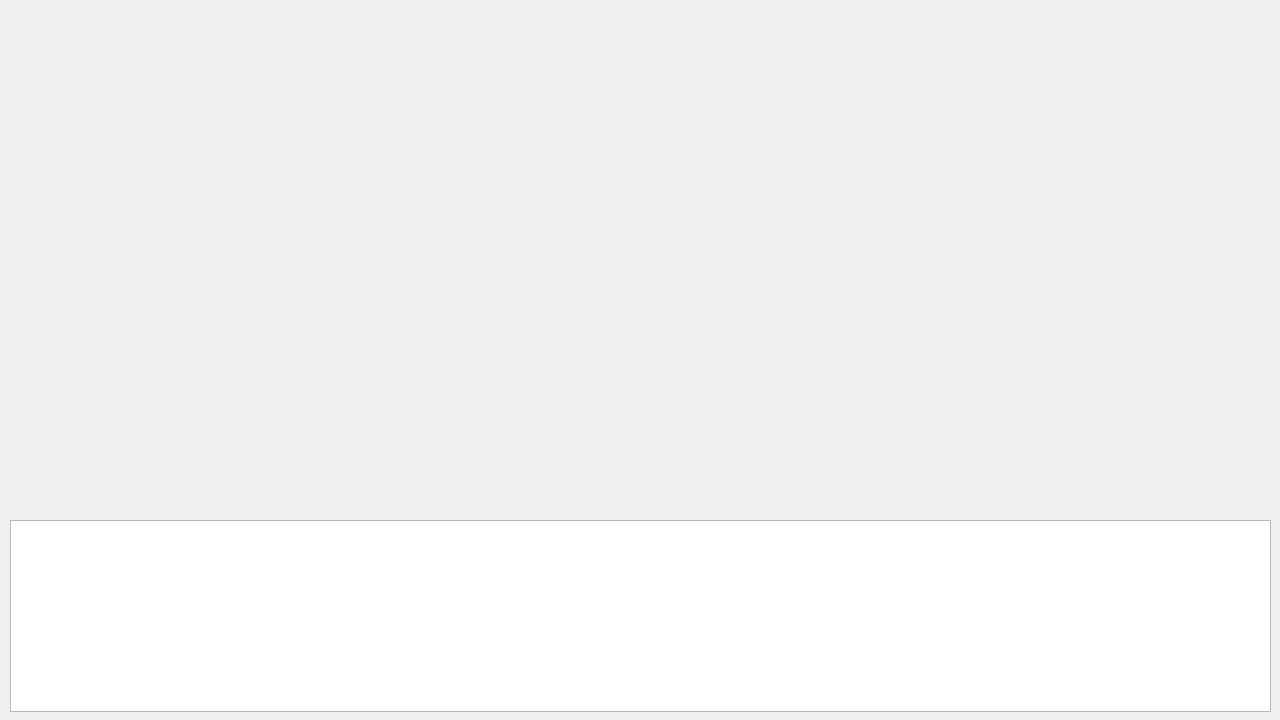
<?xml version="1.0" encoding="UTF-8"?>
<ui version="4.0">
 <class>GameForm</class>
 <widget class="QWidget" name="GameForm">
  <property name="geometry">
   <rect>
    <x>0</x>
    <y>0</y>
    <width>1280</width>
    <height>720</height>
   </rect>
  </property>
  <property name="windowTitle">
   <string>Form</string>
  </property>
  <widget class="QListWidget" name="listWidget">
   <property name="geometry">
    <rect>
     <x>10</x>
     <y>520</y>
     <width>1261</width>
     <height>192</height>
    </rect>
   </property>
  </widget>
 </widget>
 <resources/>
 <connections/>
</ui>
